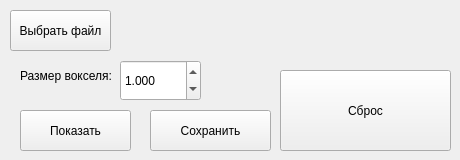
<?xml version="1.0" encoding="UTF-8"?>
<ui version="4.0">
 <class>MainWindow</class>
 <widget class="QMainWindow" name="MainWindow">
  <property name="geometry">
   <rect>
    <x>0</x>
    <y>0</y>
    <width>460</width>
    <height>160</height>
   </rect>
  </property>
  <property name="sizePolicy">
   <sizepolicy hsizetype="Fixed" vsizetype="Fixed">
    <horstretch>0</horstretch>
    <verstretch>0</verstretch>
   </sizepolicy>
  </property>
  <property name="minimumSize">
   <size>
    <width>460</width>
    <height>160</height>
   </size>
  </property>
  <property name="maximumSize">
   <size>
    <width>460</width>
    <height>160</height>
   </size>
  </property>
  <property name="mouseTracking">
   <bool>false</bool>
  </property>
  <property name="tabletTracking">
   <bool>false</bool>
  </property>
  <property name="windowTitle">
   <string>Mesh To Voxel</string>
  </property>
  <property name="statusTip">
   <string/>
  </property>
  <property name="toolButtonStyle">
   <enum>Qt::ToolButtonIconOnly</enum>
  </property>
  <widget class="QWidget" name="centralwidget">
   <widget class="QPushButton" name="button_FileChoose">
    <property name="geometry">
     <rect>
      <x>10</x>
      <y>10</y>
      <width>101</width>
      <height>41</height>
     </rect>
    </property>
    <property name="text">
     <string>Выбрать файл</string>
    </property>
   </widget>
   <widget class="QLabel" name="label_FilePath">
    <property name="geometry">
     <rect>
      <x>120</x>
      <y>10</y>
      <width>331</width>
      <height>41</height>
     </rect>
    </property>
    <property name="text">
     <string/>
    </property>
   </widget>
   <widget class="QLabel" name="label_TextVoxelSize">
    <property name="geometry">
     <rect>
      <x>20</x>
      <y>60</y>
      <width>91</width>
      <height>31</height>
     </rect>
    </property>
    <property name="text">
     <string>Размер вокселя: </string>
    </property>
   </widget>
   <widget class="QDoubleSpinBox" name="doubleSpinBox_VoxelSize">
    <property name="geometry">
     <rect>
      <x>120</x>
      <y>60</y>
      <width>81</width>
      <height>41</height>
     </rect>
    </property>
    <property name="decimals">
     <number>3</number>
    </property>
    <property name="minimum">
     <double>0.001000000000000</double>
    </property>
    <property name="maximum">
     <double>10.000000000000000</double>
    </property>
    <property name="singleStep">
     <double>0.001000000000000</double>
    </property>
    <property name="value">
     <double>1.000000000000000</double>
    </property>
   </widget>
   <widget class="QPushButton" name="button_Reset">
    <property name="geometry">
     <rect>
      <x>280</x>
      <y>70</y>
      <width>171</width>
      <height>81</height>
     </rect>
    </property>
    <property name="text">
     <string>Сброс</string>
    </property>
   </widget>
   <widget class="QPushButton" name="button_Show">
    <property name="geometry">
     <rect>
      <x>20</x>
      <y>110</y>
      <width>111</width>
      <height>41</height>
     </rect>
    </property>
    <property name="text">
     <string>Показать</string>
    </property>
   </widget>
   <widget class="QPushButton" name="button_Save">
    <property name="geometry">
     <rect>
      <x>150</x>
      <y>110</y>
      <width>121</width>
      <height>41</height>
     </rect>
    </property>
    <property name="text">
     <string>Сохранить</string>
    </property>
   </widget>
  </widget>
 </widget>
 <resources/>
 <connections/>
</ui>
